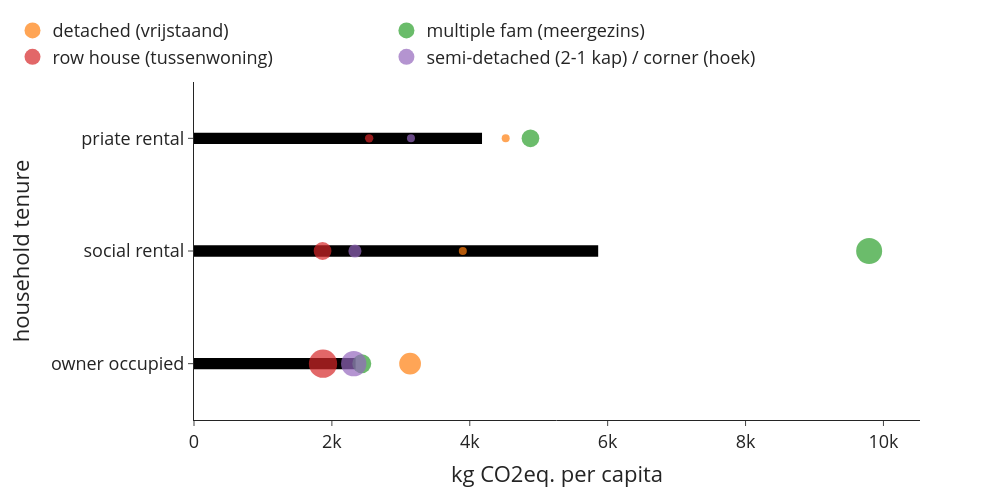

Notebook cell for this chart:
### Code cell
#floor area per tenure
use_m2_total_tenure = (ghg_annual.sum(1)*use['n_hhd']).groupby(level=0, sort=False).sum() #m2 total in each group summed by tenure
use_cap_total_tenure = use['n_hhdmem2019'].groupby(level=0, sort=False).sum() #no. of people in each group summed by tenure
use_m2_per_cap_tenure = use_m2_total_tenure / use_cap_total_tenure #m2/cap in each tenure group
use_m2_per_cap_tenure.plot(kind='bar') #per person
"""interpretation: especially the highest tenure decile has considerably more floor area available than the vast majority"""

#floor area per tenure and building type
use_m2_total_tenure_type = (ghg_annual.sum(1)*use['n_hhd']).groupby(level=[0,1], sort=False).sum() #m2 total in each group summed by tenure
use_cap_total_tenure_type = use['n_hhdmem2019'].groupby(level=[0,1], sort=False).sum() #no. of people in each group summed by tenure
use_m2_per_cap_tenure_type = use_m2_total_tenure_type / use_cap_total_tenure_type #m2/cap in each tenure group

#preparing the dataframes for plotting
df = use_m2_per_cap_tenure
df2=use_m2_per_cap_tenure_type.rename('value').to_frame()
df2['n_hhd'] = use['n_hhd'].groupby(level=[0,1], sort=False).sum()
df2 = df2.reset_index()

#plot
colors = ['#000000', #construction
                            '#fe6100', #buildings                                              
                                        '#648fff', #roads
                                        '#785ef0', #railways
                                        '#ffb000', #electricity
                                        '#808080', #other civil engineering
                                        '#000000', #construction
                                        ]
fig = px.bar(df, x=df.values, y=df.index,  
             labels={'x':'kg CO2eq. per capita', 'tenure_lab':'household tenure'}, 
             template='simple_white', 
             color_discrete_sequence=colors) 
fig.update_layout(width=1000, height=500, 
                      #xaxis_tickformat = '.0%',
                      font=dict(size=18),
                      bargap=0.9,
                      legend=dict(
        orientation="h",
        #entrywidth=70,
        yanchor="bottom",
        y=1.02,
        xanchor="left",
        x=-0.25,
    ))

df2=use_m2_per_cap_tenure_type.rename('value').to_frame()
df2['n_hhd'] = use['n_hhd'].groupby(level=[0,1], sort=False).sum()

for i in df2.index.levels[1].to_list():
    df_plot = df2.xs(i, level=1)
    fig.add_trace(go.Scatter(
            y=df_plot.index, 
            x=df_plot['value'],
            mode='markers',
            name=i,
            marker=dict(size=df_plot['n_hhd'],
                        sizemode='area',
                        sizeref=4*max(df2['n_hhd'])/(40.**2),
                        sizemin=4,
                        #color=10*[0, 1, 2, 3],
                        ),
            showlegend=True
        ))
fig.update_traces(marker_line_width=0)
fig.write_image('visualisations/bubblechart_ghg_per_cap_tenure.png', scale=3)
fig.show()

### Figure 1 — Plotly figure (JSON) as saved in the notebook; plotly's stock layout.template omitted (floating-point values rounded to 4 significant figures)
{"data": [{"alignmentgroup": "True", "hovertemplate": "kg CO2eq. per capita=%{x}<br>household tenure=%{y}<extra></extra>", "legendgroup": "", "marker": {"color": "#000000", "line": {"width": 0}, "pattern": {"shape": ""}}, "name": "", "offsetgroup": "", "orientation": "h", "showlegend": false, "textposition": "auto", "type": "bar", "x": [2344.0, 5862.0, 4178.0], "xaxis": "x", "y": ["owner occupied", "social rental", "priate rental"], "yaxis": "y"}, {"marker": {"line": {"width": 0}, "size": [901780, 3455, 56985], "sizemin": 4, "sizemode": "area", "sizeref": 3815.0}, "mode": "markers", "name": "detached (vrijstaand)", "showlegend": true, "type": "scatter", "x": [3134.0, 3899.0, 4521.0], "y": ["owner occupied", "social rental", "priate rental"]}, {"marker": {"line": {"width": 0}, "size": [689135, 1292440, 596785], "sizemin": 4, "sizemode": "area", "sizeref": 3815.0}, "mode": "markers", "name": "multiple fam (meergezins)", "showlegend": true, "type": "scatter", "x": [2433.0, 9793.0, 4880.0], "y": ["owner occupied", "social rental", "priate rental"]}, {"marker": {"line": {"width": 0}, "size": [1526135, 602470, 134250], "sizemin": 4, "sizemode": "area", "sizeref": 3815.0}, "mode": "markers", "name": "row house (tussenwoning)", "showlegend": true, "type": "scatter", "x": [1871.0, 1865.0, 2541.0], "y": ["owner occupied", "social rental", "priate rental"]}, {"marker": {"line": {"width": 0}, "size": [1226775, 327490, 81940], "sizemin": 4, "sizemode": "area", "sizeref": 3815.0}, "mode": "markers", "name": "semi-detached (2-1 kap) / corner (hoek)", "showlegend": true, "type": "scatter", "x": [2317.0, 2334.0, 3147.0], "y": ["owner occupied", "social rental", "priate rental"]}], "layout": {"bargap": 0.9, "barmode": "relative", "font": {"size": 18}, "height": 500, "legend": {"orientation": "h", "tracegroupgap": 0, "x": -0.25, "xanchor": "left", "y": 1.02, "yanchor": "bottom"}, "margin": {"t": 60}, "width": 1000, "xaxis": {"anchor": "y", "domain": [0, 1], "title": {"text": "kg CO2eq. per capita"}}, "yaxis": {"anchor": "x", "domain": [0, 1], "title": {"text": "household tenure"}}}}
